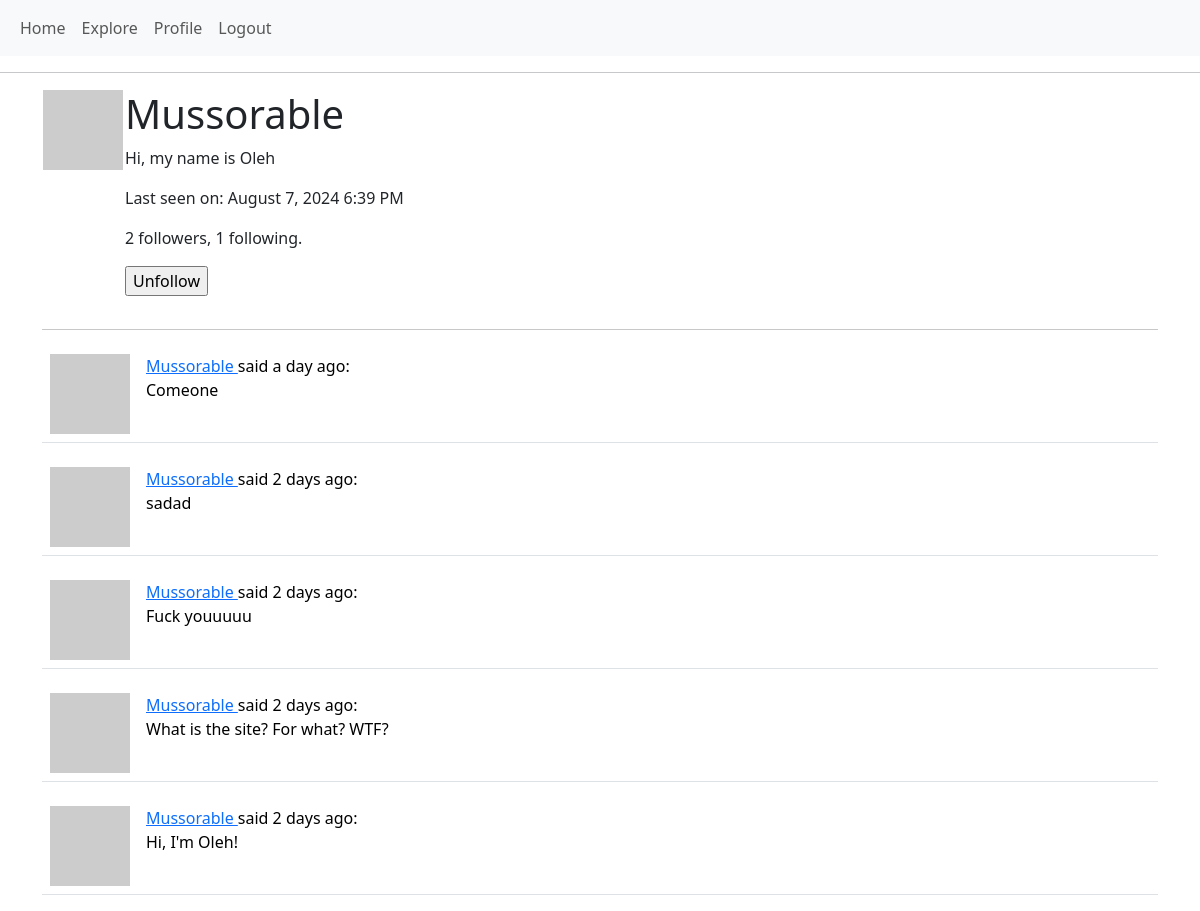
Page /user/Mussorable (signed in) on the committed database.
### app/models.py (models this page shows, shortened)
class User(UserMixin, db.Model):
    id: so.Mapped[int] = so.mapped_column(primary_key=True)
    username: so.Mapped[str] = so.mapped_column(sa.String(64), index=True, unique=True)
    email: so.Mapped[str] = so.mapped_column(sa.String(120), index=True, unique=True)
    password_hash: so.Mapped[Optional[str]] = so.mapped_column(sa.String(256))
    about_me: so.Mapped[Optional[str]] = so.mapped_column(sa.String(140))
    last_seen: so.Mapped[Optional[datetime]] = so.mapped_column(default=lambda: datetime.now(timezone.utc))
    posts: so.WriteOnlyMapped['Post'] = so.relationship(back_populates='author')
    following: so.WriteOnlyMapped['User'] = so.relationship(
        secondary=followers, primaryjoin=(followers.c.follower_id == id),
        secondaryjoin=(followers.c.followed_id == id),
        back_populates='followers')
    followers: so.WriteOnlyMapped['User'] = so.relationship(
        secondary=followers, primaryjoin=(followers.c.followed_id == id),
        secondaryjoin=(followers.c.follower_id == id),
        back_populates='following')
    def avatar(self, size):
        digest = md5(self.email.lower().encode('utf-8')).hexdigest()
        return f'https://www.gravatar.com/avatar/{digest}?d=identicon&s={size}'
    def is_following(self, user):
        query = self.following.select().where(User.id == user.id)
        return db.session.scalar(query) is not None
    def followers_count(self):
        query = sa.select(sa.func.count()).select_from(
            self.followers.select().subquery())
        return db.session.scalar(query)
    def following_count(self):
        query = sa.select(sa.func.count()).select_from(
            self.following.select().subquery())
        return db.session.scalar(query)

class Post(db.Model):
    id: so.Mapped[int] = so.mapped_column(primary_key=True)
    body: so.Mapped[str] = so.mapped_column(sa.String(140))
    timestamp: so.Mapped[datetime] = so.mapped_column(index=True, default=lambda: datetime.now(timezone.utc))
    user_id: so.Mapped[int] = so.mapped_column(sa.ForeignKey(User.id), index=True)
    author: so.Mapped[User] = so.relationship(back_populates='posts')

### app/routes.py (the view)
@app.route('/user/<username>')
@login_required
def user(username):
    user = db.first_or_404(sa.select(User).where(User.username == username))
    page = request.args.get('page', 1, type=int)
    query = user.posts.select().order_by(Post.timestamp.desc())
    posts = db.paginate(query, page=page, per_page=app.config['POSTS_PER_PAGE'], error_out=False)
    next_url = url_for('user', username=user.username, page=posts.next_num) if posts.has_next else None
    prev_url = url_for('user', username=user.username, page=posts.prev_num) if posts.has_prev else None
    form = EmptyForm()
    return render_template(
        'user.html',
        user=user,
        posts=posts,
        form=form,
        next_url=next_url,
        prev_url=prev_url
    )

### app/forms.py
class EmptyForm(FlaskForm):
    submit = SubmitField(_l('Submit'))

### app/__init__.py (called while the page is built)
def get_locale():
    return request.accept_languages.best_match(Config.LANGUAGES)

### app/models.py (called while the page is built)
@login.user_loader
def load_user(id):
    return db.session.get(User, int(id))

### app/routes.py (called while the page is built)
@app.before_request
def before_request():
    if current_user.is_authenticated:
        current_user.last_seen = datetime.now(timezone.utc)
        db.session.commit()

### app/templates/user.html (shortened to what this page needs)
{% extends 'base.html' %}
{% block content %}
    <table>
        <tr style="vertical-align: top;">
            <td><img src="{{ user.avatar(128) }}" alt=""></td>
            <td>
                <h1>{{ user.username }}</h1>
                {% if user.about_me %}<p>{{ user.about_me }}</p>{% endif %}
                {% if user.last_seen %}<p>{{ _('Last seen on') }}: {{ moment(user.last_seen).format('LLL') }}</p>{% endif %}
                <p>{{ user.followers_count() }} {{ _('followers') }}, {{ user.following_count() }} following.</p>
                {% if user == current_user %}
                    <p><a href="{{ url_for('edit_profile') }}">{{ _('Edit your profile') }}</a></p>
                {% else %}
                    <p>
                        <form action="{{ url_for('unfollow', username=user.username) }}" method="post">
                            {{ form.submit(value=_('Unfollow')) }}
                        </form>
                    </p>
                {% endif %}
            </td>
        </tr>
    </table>
    <hr>
    {% for post in posts %}
        {% include '_post.html' %}
    {% endfor %}
{% endblock %}

### app/templates/_post.html (shortened to what this page needs)
<table class="table table-hover">
    <tr style="vertical-align: top;">
        <td style="width: 70px;">
            <a href="{{ url_for('user', username=post.author.username) }}">
                <img src="{{ post.author.avatar(70) }}" alt="">
            </a>
        </td>
        <td>
            {{ _('%(username)s said %(when)s',
                    username=user_link, when=moment(post.timestamp).fromNow()) }}:
            <br>
            {{ post.body }}
        </td>
    </tr>
</table>

### rows in the picture
User: username "Mussorable", about_me "Hi, my name is Oleh", last_seen "August 7, 2024 6:39 PM"
Post: body "Comeone"
Post: body "sadad"
Post: body "Fuck youuuuu"
Post: body "What is the site? For what? WTF?"
Post: body "Hi, I'm Oleh!"

### other values in the picture
{{ user.followers_count() }} "2"
{{ user.following_count() }} "1"
